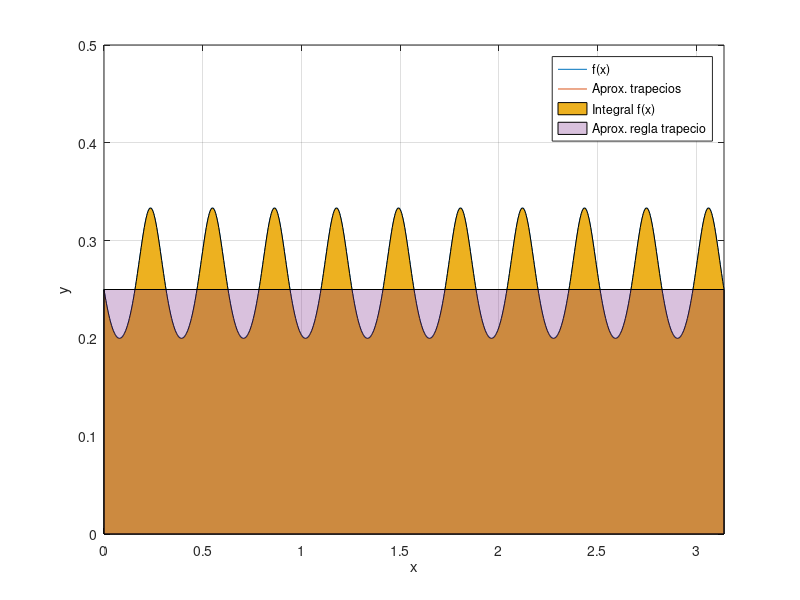

Write MATLAB code to recreate this figure.
%Integral de 0 a pi de 1/(4+sin(20x))
f=@(x) (1./(4+sin(20*x)));
%Dividimos el intervalo [0,pi] en n piezas igualmente espaciadas
n=input('Número de puntos n: ');
a=0; b=pi; h=(b-a)/n;
x=0:h:pi;
%La integral es la suma de la regla del trapecio en cada intervalo
integral=0;
for i=1:n
    %Sacamos el area del trapecio en [x_i,x_i+1] con (B+b)*h/2
    trapecio=(f(x(i))+f(x(i+1)))*h/2;
    integral=integral+trapecio;
end
%Imprimimos la aproximación a la integral
disp('Integral por trapecio compuesto de 1/(4+sin(20x)) en [0,pi]');
disp('n:'); disp(n);
disp ('Aproximación:'); disp(integral);
%Sacamos el error entre la integral real y nuestra aproximación
disp('Error absoluto: '); disp(abs((pi/sqrt(15))-integral));

%Grafica bonita y opcional para ver la regla del trapecio
equis=0:pi/1000:pi;
plot(equis,f(equis)); hold on;
plot(x,f(x)); axis([0,pi,0,0.5]);
area(equis,f(equis)); area(x,f(x),'facealpha',0.3);
legend('f(x)','Aprox. trapecios','Integral f(x)','Aprox. regla trapecio');
xlabel('x'); ylabel('y'); grid on;